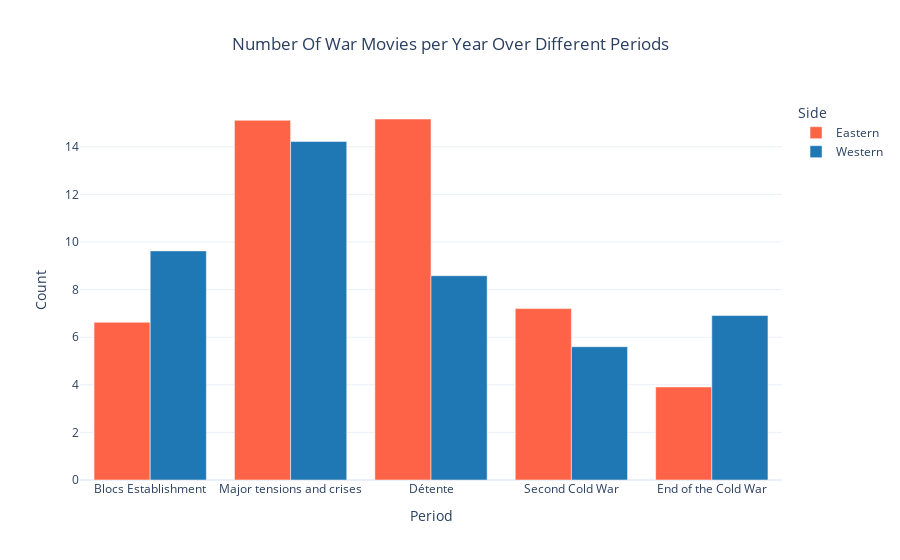
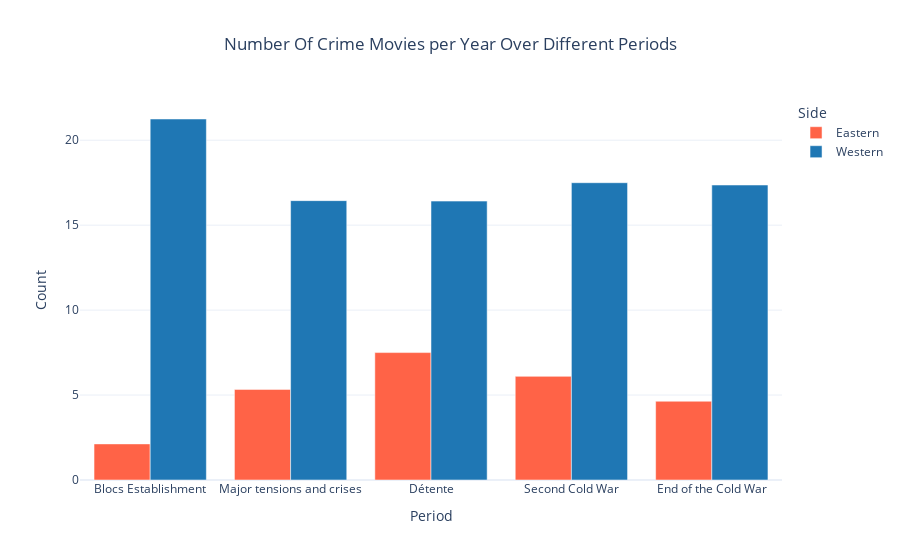

Notebook code for these charts, in order:
### Code cell
pd.options.mode.chained_assignment = None  # default='warn

bins = [1945, 1953, 1962, 1974, 1984, 1995]
labels = [
    "Blocs Establishment",
    "Major tensions and crises",
    "Détente",
    "Second Cold War",
    "End of the Cold War",
]

interact(
    lambda genre: plot_genre_over_periods(
        period_counts[period_counts["cold_war_side"].isin(["Western", "Eastern"])],
        genre,
    ),
    genre=Dropdown(options=common_genres, value="War", description="Genre"),
)

### Figure 1 — Plotly figure (JSON) as saved in the notebook; plotly's stock layout.template omitted (floating-point values rounded to 4 significant figures)
{"data": [{"alignmentgroup": "True", "hovertemplate": "Side=Eastern<br>Period=%{x}<br>Count=%{y}<extra></extra>", "legendgroup": "Eastern", "marker": {"color": "#ff6347", "pattern": {"shape": ""}}, "name": "Eastern", "offsetgroup": "Eastern", "orientation": "v", "showlegend": true, "textposition": "auto", "type": "bar", "x": ["Blocs Establishment", "Major tensions and crises", "Détente", "Second Cold War", "End of the Cold War"], "xaxis": "x", "y": [6.625, 15.11, 15.17, 7.2, 3.909], "yaxis": "y"}, {"alignmentgroup": "True", "hovertemplate": "Side=Western<br>Period=%{x}<br>Count=%{y}<extra></extra>", "legendgroup": "Western", "marker": {"color": "#1f77b4", "pattern": {"shape": ""}}, "name": "Western", "offsetgroup": "Western", "orientation": "v", "showlegend": true, "textposition": "auto", "type": "bar", "x": ["Blocs Establishment", "Major tensions and crises", "Détente", "Second Cold War", "End of the Cold War"], "xaxis": "x", "y": [9.625, 14.22, 8.583, 5.6, 6.909], "yaxis": "y"}], "layout": {"barmode": "group", "hovermode": "x unified", "legend": {"title": {"text": "Side"}, "tracegroupgap": 0}, "title": {"text": "Number Of War Movies per Year Over Different Periods", "x": 0.5, "xanchor": "center"}, "xaxis": {"anchor": "y", "domain": [0, 1], "title": {"text": "Period"}}, "yaxis": {"anchor": "x", "domain": [0, 1], "title": {"text": "Count"}}}}

### Figure 2 — Plotly figure (JSON) as saved in the notebook; plotly's stock layout.template omitted (floating-point values rounded to 4 significant figures)
{"data": [{"alignmentgroup": "True", "hovertemplate": "Side=Eastern<br>Period=%{x}<br>Count=%{y}<extra></extra>", "legendgroup": "Eastern", "marker": {"color": "#ff6347", "pattern": {"shape": ""}}, "name": "Eastern", "offsetgroup": "Eastern", "orientation": "v", "showlegend": true, "textposition": "auto", "type": "bar", "x": ["Blocs Establishment", "Major tensions and crises", "Détente", "Second Cold War", "End of the Cold War"], "xaxis": "x", "y": [2.125, 5.333, 7.5, 6.1, 4.636], "yaxis": "y"}, {"alignmentgroup": "True", "hovertemplate": "Side=Western<br>Period=%{x}<br>Count=%{y}<extra></extra>", "legendgroup": "Western", "marker": {"color": "#1f77b4", "pattern": {"shape": ""}}, "name": "Western", "offsetgroup": "Western", "orientation": "v", "showlegend": true, "textposition": "auto", "type": "bar", "x": ["Blocs Establishment", "Major tensions and crises", "Détente", "Second Cold War", "End of the Cold War"], "xaxis": "x", "y": [21.25, 16.44, 16.42, 17.5, 17.36], "yaxis": "y"}], "layout": {"barmode": "group", "hovermode": "x unified", "legend": {"title": {"text": "Side"}, "tracegroupgap": 0}, "title": {"text": "Number Of Crime Movies per Year Over Different Periods", "x": 0.5, "xanchor": "center"}, "xaxis": {"anchor": "y", "domain": [0, 1], "title": {"text": "Period"}}, "yaxis": {"anchor": "x", "domain": [0, 1], "title": {"text": "Count"}}}}
